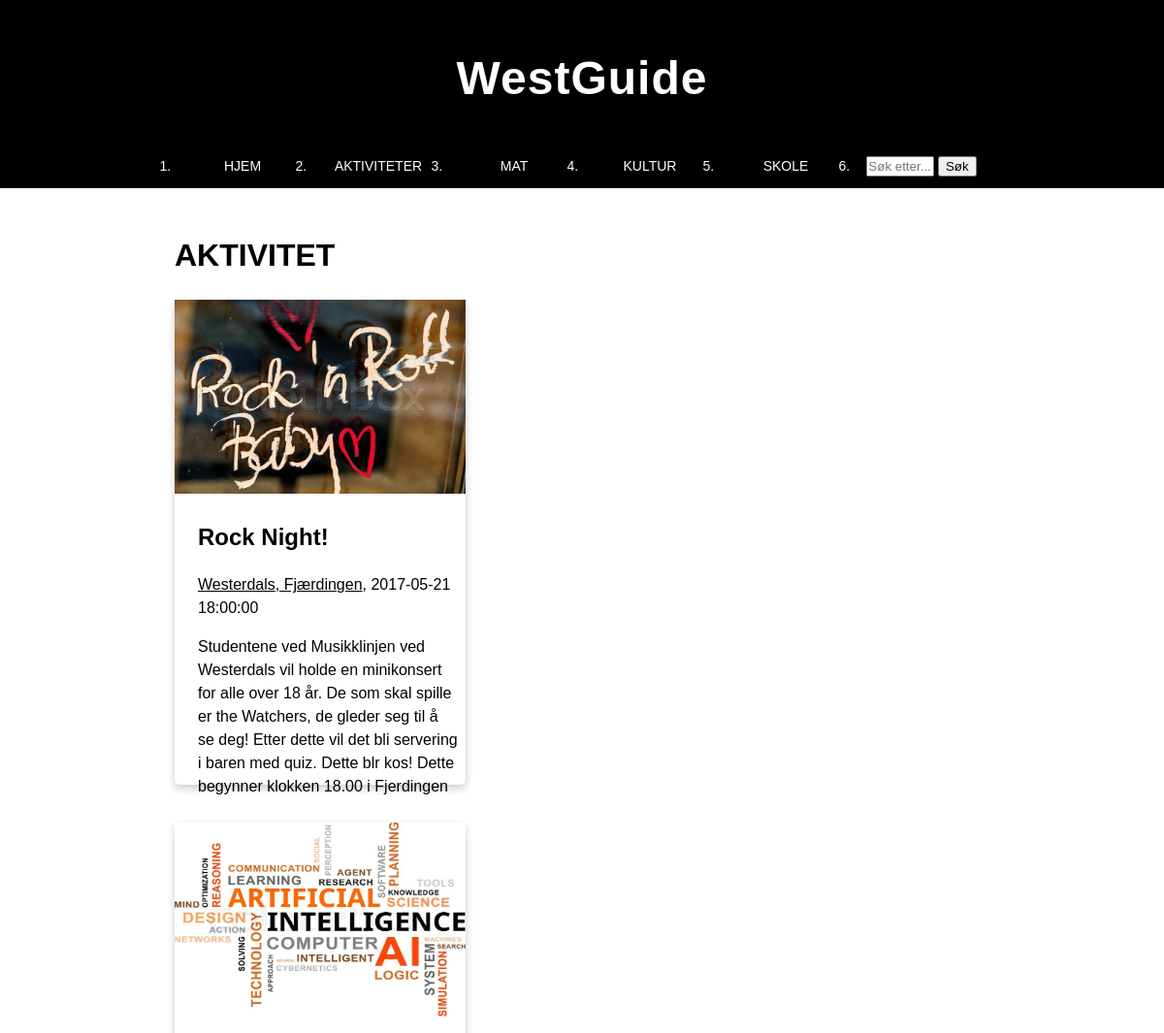
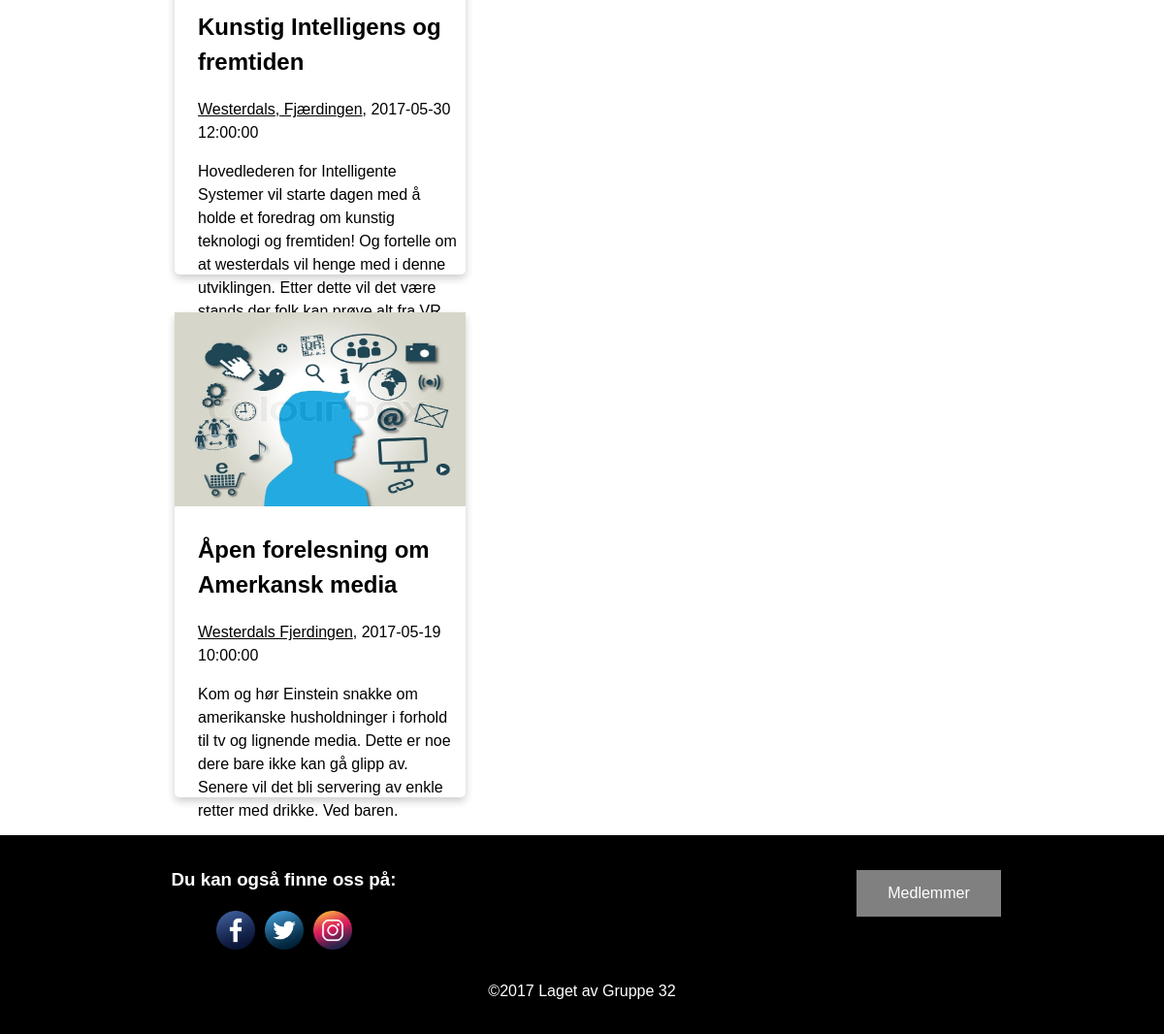
/aktivitet.php, run on the app's committed database (2 pictures, top to bottom).
### tables this page shows
CREATE TABLE IF NOT EXISTS `events` (
  `id` int(11) NOT NULL,
  `event_title` varchar(255) NOT NULL,
  `event_where` text NOT NULL,
  `event_datetime` datetime DEFAULT NULL,
  `event_where_link` text,
  `event_image_path` text,
  `event_body` text,
  `tag` enum('KULTUR','AKTIVITET','MAT','SKOLE') NOT NULL COMMENT 'MAT, KULTUR, AKTIVITET, SKOLE'
);

### connection-footer.php (called while the page is built)
<?php
$statement->execute();
$events = [];
while($row = $statement->fetch(PDO::FETCH_ASSOC))
{
    $events[] = $row;
}

### event.php (the view, shortened to what this page needs)
<div class="event-shadow">
    <img class="event-image" src="<?= $event['event_image_path'] ?>">
    <div class="event-container">
        <h2><?= $event['event_title'] ?></h2>
        <a class="av" href="<?= $event['event_where_link'] ?>" target="_blank">
            <?= $event['event_where'] ?>
        </a>,
        <?= $event['event_datetime'] ?>
        <p>
            <?= $event['event_body'] ?>
        </p>
    </div>
</div>

### aktivitet.php (shortened to what this page needs)
<?php
require 'connection-header.php';
$statement = $connection->prepare('SELECT * FROM events WHERE tag = "aktivitet" ORDER BY id DESC LIMIT 10');
require 'connection-footer.php';
require 'header.php';
?>
<h1>AKTIVITET</h1>
<?php
foreach ($events as $event)
{
    require 'event.php';
    echo "<br>";
}
require 'footer.php';
?>

### main.css (style rules this page uses)
body { font-family: Arial, Verdana, Comic Sans; text-align: left; font-size: 1em; line-height: 1.5; margin: 0; }
a { display: block; }
p { margin-bottom: 40px; }
.av { color: black; text-decoration: underline; }
.event-container { padding: 0em 0.5em 1.0em 1.5em; height: auto; width: auto; }
.event-shadow { box-shadow: 0 4px 8px 0 rgba(0,0,0,0.2); transition: 0.3s; border-radius: 5px; width: 300px; max-height: 500px; margin-bottom: 15px; }
.event-image { width: 300px; height: 200px; }
.av { color: black; display: inline-block; }

### data on the page
events: event_image_path (picture), event_title "Rock Night!", event_where "Westerdals, Fjærdingen", event_datetime "2017-05-21 18:00:00", event_body "Studentene ved Musikklinjen ved Westerdals vil holde en minikonsert for alle over 18 år. De som skal spille er the Watchers, de gleder seg til å se deg! Etter dette vil det bli servering i baren med quiz. Dette blr kos! Dette begynner klokken 18.00 i Fjerdingen"
events: event_image_path (picture), event_title "Kunstig Intelligens og fremtiden", event_where "Westerdals, Fjærdingen", event_datetime "2017-05-30 12:00:00", event_body "Hovedlederen for Intelligente Systemer vil starte dagen med å holde et foredrag om kunstig teknologi og fremtiden! Og fortelle om at westerdals vil henge med i denne utviklingen. Etter dette vil det være…"
events: event_image_path (picture), event_title "Åpen forelesning om Amerkansk media", event_where "Westerdals Fjerdingen", event_datetime "2017-05-19 10:00:00", event_body "Kom og hør Einstein snakke om amerikanske husholdninger i forhold til tv og lignende media. Dette er noe dere bare ikke kan gå glipp av. Senere vil det bli servering av enkle retter med drikke. Ved baren."
